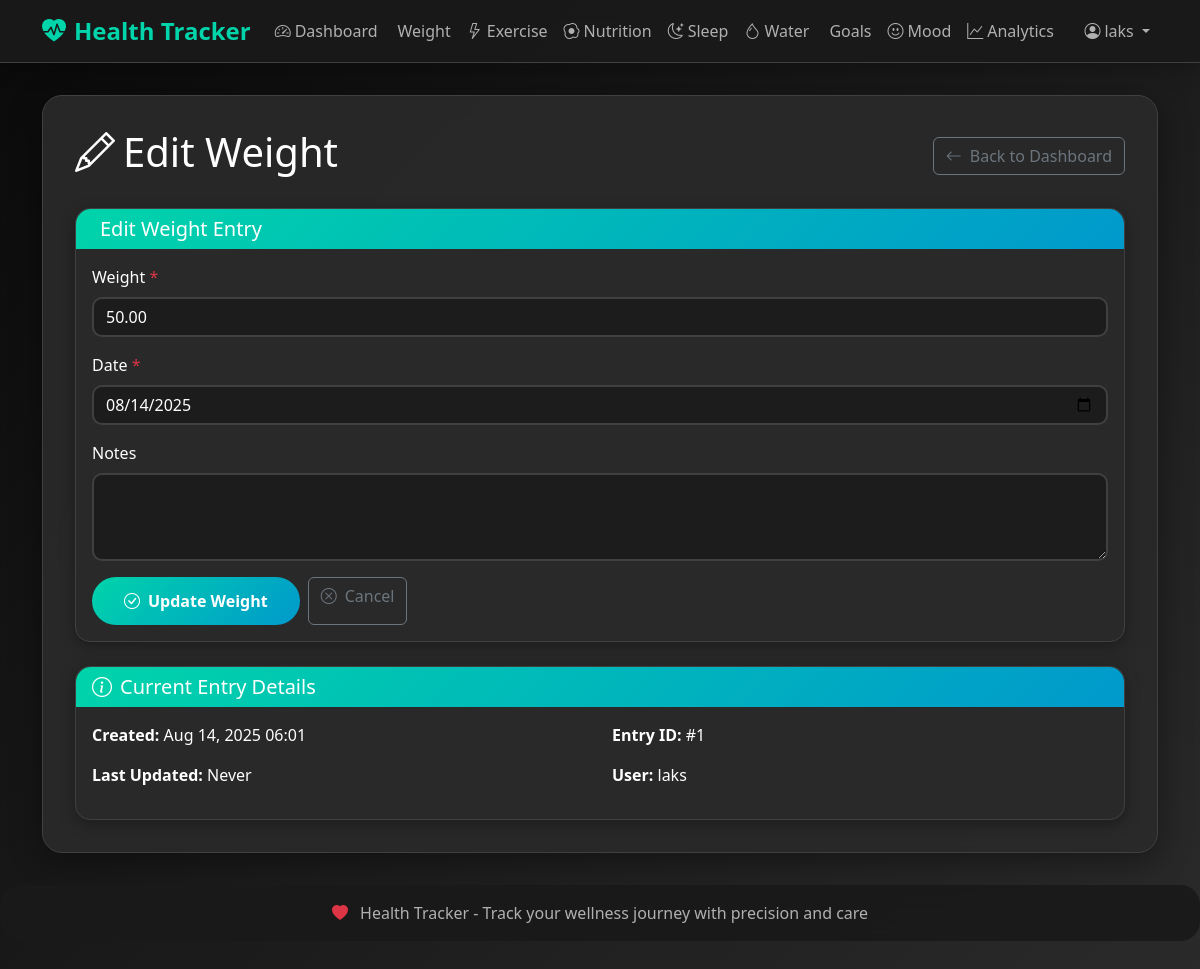
The page /edit/weight/1/ (signed in) on the database its author committed.
### tracker/models.py (models this page shows, shortened)
class WeightEntry(models.Model):
    user = models.ForeignKey(User, on_delete=models.CASCADE)
    weight = models.DecimalField(max_digits=5, decimal_places=2, validators=[MinValueValidator(20), MaxValueValidator(500)])
    date = models.DateField(default=timezone.now)
    notes = models.TextField(blank=True)
    created_at = models.DateTimeField(auto_now_add=True)
    class Meta:
        ordering = ['-date']
        unique_together = ['user', 'date']

### tracker/views.py (the view)
# urls.py: path('edit/<str:model_name>/<int:entry_id>/', views.edit_entry, name='edit_entry'),
@login_required
def edit_entry(request, model_name, entry_id):
    model_map = {
        'weight': WeightEntry,
        'exercise': Exercise,
        'nutrition': Nutrition,
        'sleep': Sleep,
        'water': WaterIntake,
        'mood': Mood,
        'goal': HealthGoal,
    }
    form_map = {
        'weight': WeightEntryForm,
        'exercise': ExerciseForm,
        'nutrition': NutritionForm,
        'sleep': SleepForm,
        'water': WaterIntakeForm,
        'mood': MoodForm,
        'goal': HealthGoalForm,
    }
    if model_name not in model_map:
        messages.error(request, 'Invalid model type')
        return redirect('tracker:dashboard')
    Model = model_map[model_name]
    FormClass = form_map[model_name]
    entry = get_object_or_404(Model, id=entry_id, user=request.user)
    if request.method == 'POST':
        form = FormClass(request.POST, instance=entry)
        if form.is_valid():
            form.save()
            messages.success(request, f'{model_name.title()} updated successfully!')
            return redirect(f'tracker:{model_name}_tracker')
    else:
        form = FormClass(instance=entry)
    context = {
        'form': form,
        'entry': entry,
        'model_name': model_name,
    }
    return render(request, 'tracker/edit_entry.html', context)

### tracker/forms.py
class WeightEntryForm(forms.ModelForm):
    class Meta:
        model = WeightEntry
        fields = ['weight', 'date', 'notes']
        widgets = {
            'weight': forms.NumberInput(attrs={'class': 'form-control', 'step': '0.01', 'min': '20', 'max': '500'}),
            'date': forms.DateInput(attrs={'type': 'date', 'class': 'form-control'}),
            'notes': forms.Textarea(attrs={'class': 'form-control', 'rows': 3}),
        }

### templates/tracker/edit_entry.html (shortened to what this page needs)
{% extends 'tracker/base.html' %}
{% block content %}
<div class="main-content">
    <div class="row">
        <div class="col-12">
            <div class="d-flex justify-content-between align-items-center mb-4">
                <h1>
                    <i class="bi bi-pencil me-2"></i>Edit {{ model_name|title }}
                </h1>
                <a href="{% url 'tracker:dashboard' %}" class="btn btn-outline-secondary">
                    <i class="bi bi-arrow-left me-2"></i>Back to Dashboard
                </a>
            </div>
        </div>
    </div>
    <div class="row">
        <div class="col-12">
            <div class="card">
                <div class="card-header">
                    <h5 class="mb-0">
                        Edit {{ model_name|title }} Entry
                    </h5>
                </div>
                <div class="card-body">
                    <form method="post">
                        {% for field in form %}
                        <div class="mb-3">
                            <label for="{{ field.id_for_label }}" class="form-label">
                                {{ field.label }}
                                {% if field.field.required %}
                                    <span class="text-danger">*</span>
                                {% endif %}
                            </label>
                            {{ field }}
                        </div>
                        {% endfor %}
                        <div class="d-flex gap-2">
                            <button type="submit" class="btn btn-primary">
                                <i class="bi bi-check-circle me-2"></i>Update {{ model_name|title }}
                            </button>
                            <a href="{% url 'tracker:dashboard' %}" class="btn btn-outline-secondary">
                                <i class="bi bi-x-circle me-2"></i>Cancel
                            </a>
                        </div>
                    </form>
                </div>
            </div>
        </div>
    </div>
    <div class="row mt-4">
        <div class="col-12">
            <div class="card">
                <div class="card-header">
                    <h5 class="mb-0">
                        <i class="bi bi-info-circle me-2"></i>Current Entry Details
                    </h5>
                </div>
                <div class="card-body">
                    <div class="row">
                        <div class="col-md-6">
                            <p><strong>Created:</strong> {{ entry.created_at|date:"M d, Y H:i" }}</p>
                            <p><strong>Last Updated:</strong> {{ entry.updated_at|date:"M d, Y H:i"|default:"Never" }}</p>
                        </div>
                        <div class="col-md-6">
                            <p><strong>Entry ID:</strong> #{{ entry.id }}</p>
                            <p><strong>User:</strong> {{ entry.user.username }}</p>
                        </div>
                    </div>
                </div>
            </div>
        </div>
    </div>
</div>
{% endblock %}

### templates/tracker/base.html (shortened to what this page needs)
<!DOCTYPE html>
<html lang="en">
<head>
    <link href="https://cdn.jsdelivr.net/npm/bootstrap@5.3.0/dist/css/bootstrap.min.css" rel="stylesheet">
    <link href="https://cdn.jsdelivr.net/npm/bootstrap-icons@1.10.0/font/bootstrap-icons.css" rel="stylesheet">
    {% load static %}
    <link href="{% static 'css/style.css' %}" rel="stylesheet">
</head>
<body>
    <nav class="navbar navbar-expand-lg navbar-light">
        <div class="container">
            <a class="navbar-brand" href="{% url 'tracker:dashboard' %}">
                <i class="bi bi-heart-pulse-fill me-2"></i>Health Tracker
            </a>
            <div class="collapse navbar-collapse" id="navbarNav">
                {% if user.is_authenticated %}
                <ul class="navbar-nav me-auto">
                    <li class="nav-item">
                        <a class="nav-link" href="{% url 'tracker:dashboard' %}">
                            <i class="bi bi-speedometer2 me-1"></i>Dashboard
                        </a>
                    </li>
                    <li class="nav-item">
                        <a class="nav-link" href="{% url 'tracker:weight_tracker' %}">
                            Weight
                        </a>
                    </li>
                    <li class="nav-item">
                        <a class="nav-link" href="{% url 'tracker:exercise_tracker' %}">
                            <i class="bi bi-lightning me-1"></i>Exercise
                        </a>
                    </li>
                    <li class="nav-item">
                        <a class="nav-link" href="{% url 'tracker:nutrition_tracker' %}">
                            <i class="bi bi-egg-fried me-1"></i>Nutrition
                        </a>
                    </li>
                    <li class="nav-item">
                        <a class="nav-link" href="{% url 'tracker:sleep_tracker' %}">
                            <i class="bi bi-moon-stars me-1"></i>Sleep
                        </a>
                    </li>
                    <li class="nav-item">
                        <a class="nav-link" href="{% url 'tracker:water_tracker' %}">
                            <i class="bi bi-droplet me-1"></i>Water
                        </a>
                    </li>
                    <li class="nav-item">
                        <a class="nav-link" href="{% url 'tracker:goals' %}">
                            Goals
                        </a>
                    </li>
                    <li class="nav-item">
                        <a class="nav-link" href="{% url 'tracker:mood_tracker' %}">
                            <i class="bi bi-emoji-smile me-1"></i>Mood
                        </a>
                    </li>
                    <li class="nav-item">
                        <a class="nav-link" href="{% url 'tracker:analytics' %}">
                            <i class="bi bi-graph-up me-1"></i>Analytics
                        </a>
                    </li>
                </ul>
                <ul class="navbar-nav">
                    <li class="nav-item dropdown">
                        <a class="nav-link dropdown-toggle" href="#" id="navbarDropdown" role="button" data-bs-toggle="dropdown">
                            <i class="bi bi-person-circle me-1"></i>{{ user.username }}
                        </a>
                    </li>
                </ul>
                {% endif %}
            </div>
        </div>
    </nav>
    <div class="container">
        {% block content %}{% endblock %}
    </div>
    <footer class="footer">
        <div class="container">
            <p class="mb-0">
                <i class="bi bi-heart-fill text-danger me-2"></i>
                Health Tracker - Track your wellness journey with precision and care
            </p>
        </div>
    </footer>
</body>
</html>

### templates/tracker/base.html (style rules this page uses)
:root { --primary-color: #00d4aa; --secondary-color: #0099cc; --accent-color: #ff6b6b; --success-color: #00d4aa; --warning-color: #ffa726; --danger-color: #ef5350; --info-color: #42a5f5; --dark-bg: #0a0a0a; --darker-bg: #1a1a1a; --card-bg: #2a2a2a; --text-primary: #ffffff; --text-secondary: #b0b0b0; --border-color: #404040; }
body { background: linear-gradient(135deg, #0a0a0a 0%, #1a1a1a 50%, #2a2a2a 100%); min-height: 100vh; font-family: 'Segoe UI', Tahoma, Geneva, Verdana, sans-serif; color: var(--text-primary); }
.navbar { background: rgba(26, 26, 26, 0.95) !important; backdrop-filter: blur(10px); box-shadow: 0 4px 20px rgba(0, 0, 0, 0.3); border-bottom: 1px solid var(--border-color); }
.navbar-brand { font-weight: bold; color: var(--primary-color) !important; font-size: 1.5rem; }
.nav-link { color: var(--text-secondary) !important; font-weight: 500; transition: all 0.3s ease; }
.main-content { background: rgba(42, 42, 42, 0.95); border-radius: 20px; box-shadow: 0 8px 32px rgba(0, 0, 0, 0.4); backdrop-filter: blur(10px); margin: 2rem auto; padding: 2rem; min-height: calc(100vh - 200px); border: 1px solid var(--border-color); }
.card { border: 1px solid var(--border-color); border-radius: 15px; box-shadow: 0 4px 15px rgba(0, 0, 0, 0.3); transition: all 0.3s ease; background: rgba(42, 42, 42, 0.9); color: var(--text-primary); }
.card-header { background: linear-gradient(135deg, var(--primary-color), var(--secondary-color)); color: white; border-radius: 15px 15px 0 0 !important; border: none; font-weight: bold; }
.btn-primary { background: linear-gradient(135deg, var(--primary-color), var(--secondary-color)); border: none; border-radius: 25px; padding: 0.75rem 2rem; font-weight: 600; transition: all 0.3s ease; }
.form-control { border-radius: 10px; border: 2px solid var(--border-color); transition: all 0.3s ease; background: rgba(26, 26, 26, 0.8); color: var(--text-primary); }
.form-control::placeholder { color: var(--text-secondary); }
.footer { background: rgba(26, 26, 26, 0.95); backdrop-filter: blur(10px); border-radius: 20px; margin: 2rem auto; padding: 1rem; text-align: center; color: var(--text-secondary); }
label { color: var(--text-primary); font-weight: 500; }

### rows shown on the page
WeightEntry: form "50.00" "08/14/2025", created_at "Aug 14, 2025 06:01", id "1", user.username "laks"

### other values the page prints
{{ user.username }} "laks"
{{ model_name|title }} "Weight"
{{ field.label }} "Weight" "Date" "Notes"
{{ entry.updated_at|date:"M d, Y H:i"|default:"Never" }} "Never"
